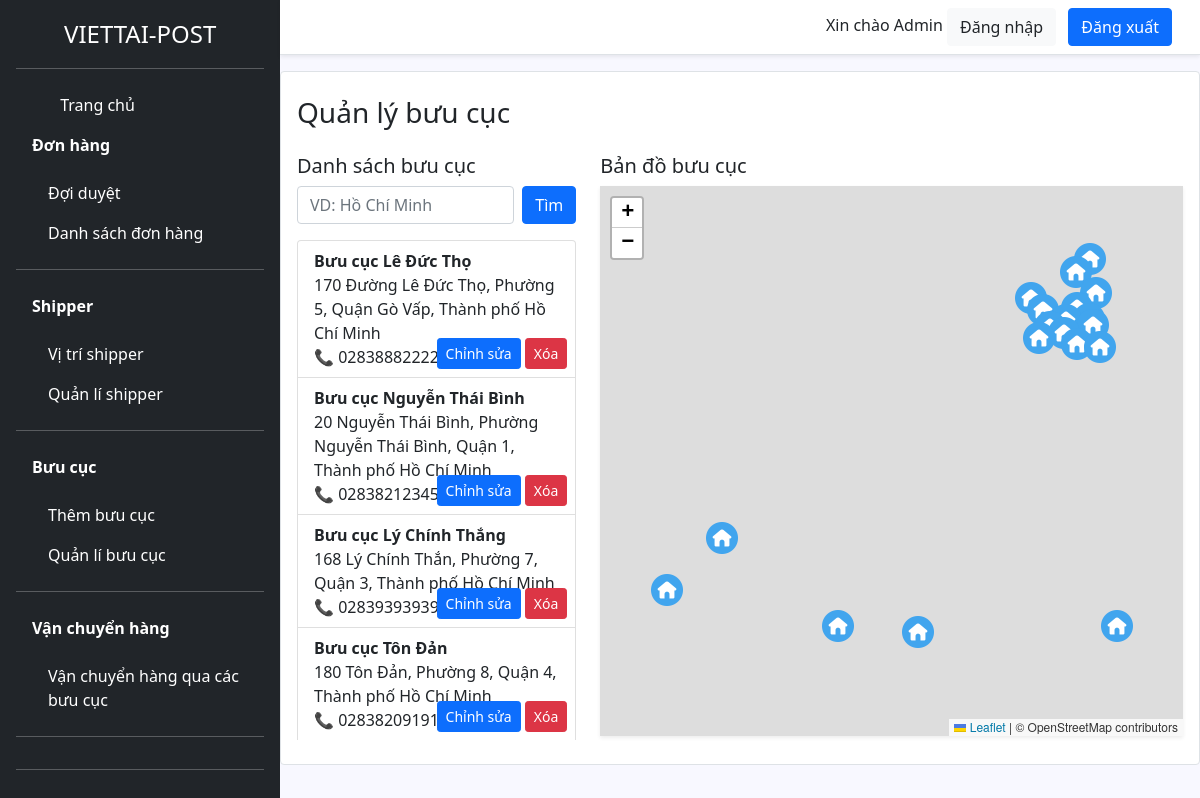
Screenshot of /admin/quan-li-buu-cuc.php with the database file from the repository.
### tables this page shows
CREATE TABLE `buu_cuc` (
  `id` int(11) NOT NULL,
  `ten_buu_cuc` varchar(255) NOT NULL,
  `dia_chi` text NOT NULL,
  `xa_huyen_tinh` text NOT NULL,
  `vi_do` decimal(10,7) NOT NULL,
  `kinh_do` decimal(10,7) NOT NULL,
  `so_dien_thoai` varchar(20) DEFAULT NULL,
  `thoi_gian_tao` timestamp NOT NULL DEFAULT current_timestamp()
);

### controller/cls-admin.php (called while the page is built, shortened)
<?php
class clsAdmin extends ConnectDB
{
    public function getTatCaBuuCuc()
    {
        $conn = $this->connect();
        $stmt = $conn->prepare("SELECT * FROM buu_cuc");
        $stmt->execute();
        return $stmt->fetchAll(PDO::FETCH_ASSOC);
    }
}

### admin/quan-li-buu-cuc.php (the view, shortened to what this page needs)
<?php
require_once '../controller/cls-admin.php';
$admin = new clsAdmin();
$search = $_GET['search'] ?? '';
if ($search !== '') {
    $buuCucs = $admin->timBuuCuc($search);
} else {
    $buuCucs = $admin->getTatCaBuuCuc();
}
?>
<!DOCTYPE html>
<html lang="vi">
<head>
    <link rel="stylesheet" href="../asset/css/bootstrap.min.css" />
    <link rel="stylesheet" href="../asset/css/style.css" />
    <link rel="stylesheet" href="https://unpkg.com/leaflet@1.9.4/dist/leaflet.css" />
</head>
<body class="d-flex">
    <?php require_once 'view/sidebar.php'; ?>
    <div class="main-content">
        <?php require_once 'view/header.php'; ?>
        <div class="container py-4 card border rounded-4 p-3">
            <h3 class="mb-4">Quản lý bưu cục</h3>
            <div class="row">
                <div class="col-md-4">
                    <h5>Danh sách bưu cục</h5>
                    <form method="get" class="mb-3 d-flex">
                        <input type="text" class="form-control me-2" id="search" name="search"
                            placeholder="VD: Hồ Chí Minh"
                            value="<?= isset($_GET['search']) ? htmlspecialchars($_GET['search']) : '' ?>">
                        <button type="submit" class="btn btn-primary">Tìm</button>
                    </form>
                    <div style="max-height: 500px; overflow-y: auto;">
                        <ul class="list-group">
                            <?php foreach ($buuCucs as $buuCuc): ?>
                                <li class="list-group-item position-relative" style="min-height: 100px;">
                                    <div>
                                        <strong><?= htmlspecialchars($buuCuc['ten_buu_cuc']) ?></strong><br>
                                        <?= htmlspecialchars($buuCuc['dia_chi'] . ', ' . $buuCuc['xa_huyen_tinh']) ?><br>
                                        📞 <?= htmlspecialchars($buuCuc['so_dien_thoai'] ?? 'Không có') ?>
                                    </div>
                                    <div class="position-absolute bottom-0 end-0 m-2 text-end">
                                        <button class="btn btn-sm btn-primary btn-edit" data-id="<?= $buuCuc['id'] ?>"
                                            data-ten="<?= htmlspecialchars($buuCuc['ten_buu_cuc'], ENT_QUOTES) ?>"
                                            data-sdt="<?= htmlspecialchars($buuCuc['so_dien_thoai'], ENT_QUOTES) ?>">
                                            Chỉnh sửa
                                        </button>
                                        <button class="btn btn-sm btn-danger btn-delete" data-id="<?= $buuCuc['id'] ?>"
                                            data-ten="<?= htmlspecialchars($buuCuc['ten_buu_cuc'], ENT_QUOTES) ?>">
                                            Xóa
                                        </button>
                                    </div>
                                </li>
                            <?php endforeach; ?>
                        </ul>
                    </div>
                </div>
                <div class="col-md-8">
                    <h5>Bản đồ bưu cục</h5>
                    <div class="shadow-sm" id="map" style="height: 550px;"></div>
                </div>
            </div>
        </div>
    </div>
</body>
</html>

### asset/css/style.css (style rules this page uses)
.main-content { width: calc(100% - 280px); min-height: 100vh; display: flex; flex-direction: column; }
body { background-color: ghostwhite; }

### rows the page displays
buu_cuc: ten_buu_cuc "Bưu cục Lê Đức Thọ", dia_chi+xa_huyen_tinh "170 Đường Lê Đức Thọ, Phường 5, Quận Gò Vấp, Thành phố Hồ Chí Minh", so_dien_thoai "028388822223"
buu_cuc: ten_buu_cuc "Bưu cục Nguyễn Thái Bình", dia_chi+xa_huyen_tinh "20 Nguyễn Thái Bình, Phường Nguyễn Thái Bình, Quận 1, Thành phố Hồ Chí Minh", so_dien_thoai "02838212345"
buu_cuc: ten_buu_cuc "Bưu cục Lý Chính Thắng", dia_chi+xa_huyen_tinh "168 Lý Chính Thắn, Phường 7, Quận 3, Thành phố Hồ Chí Minh", so_dien_thoai "02839393939"
buu_cuc: ten_buu_cuc "Bưu cục Tôn Đản", dia_chi+xa_huyen_tinh "180 Tôn Đản, Phường 8, Quận 4, Thành phố Hồ Chí Minh", so_dien_thoai "02838209191"
